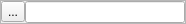
<?xml version="1.0" encoding="UTF-8"?>
<ui version="4.0">
 <class>LookupLineEditWidget</class>
 <widget class="QFrame" name="LookupLineEditWidget">
  <property name="geometry">
   <rect>
    <x>0</x>
    <y>0</y>
    <width>186</width>
    <height>24</height>
   </rect>
  </property>
  <property name="windowTitle">
   <string>Frame</string>
  </property>
  <property name="frameShape">
   <enum>QFrame::StyledPanel</enum>
  </property>
  <property name="frameShadow">
   <enum>QFrame::Raised</enum>
  </property>
  <layout class="QHBoxLayout" name="horizontalLayout_2">
   <property name="spacing">
    <number>0</number>
   </property>
   <property name="leftMargin">
    <number>0</number>
   </property>
   <property name="topMargin">
    <number>0</number>
   </property>
   <property name="rightMargin">
    <number>0</number>
   </property>
   <property name="bottomMargin">
    <number>0</number>
   </property>
   <item>
    <layout class="QHBoxLayout" name="horizontalLayout">
     <property name="spacing">
      <number>0</number>
     </property>
     <item>
      <widget class="QToolButton" name="toolButton">
       <property name="text">
        <string>...</string>
       </property>
      </widget>
     </item>
     <item>
      <widget class="QLineEdit" name="lineEdit"/>
     </item>
    </layout>
   </item>
  </layout>
 </widget>
 <resources/>
 <connections/>
</ui>
